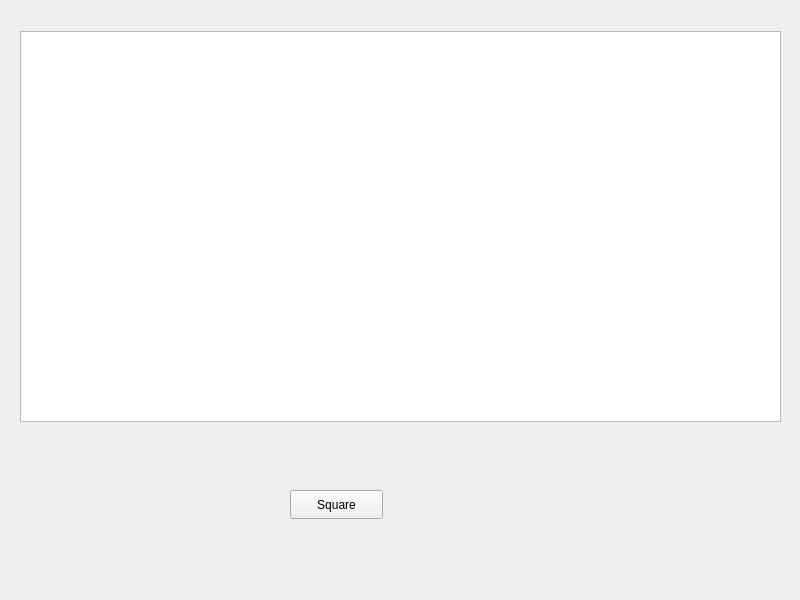
<?xml version="1.0" encoding="UTF-8"?>
<ui version="4.0">
 <class>Paint</class>
 <widget class="QWidget" name="Paint">
  <property name="geometry">
   <rect>
    <x>0</x>
    <y>0</y>
    <width>800</width>
    <height>600</height>
   </rect>
  </property>
  <property name="windowTitle">
   <string>Paint</string>
  </property>
  <widget class="QGraphicsView" name="graphicsView">
   <property name="geometry">
    <rect>
     <x>20</x>
     <y>31</y>
     <width>761</width>
     <height>391</height>
    </rect>
   </property>
  </widget>
  <widget class="QPushButton" name="pushButton">
   <property name="geometry">
    <rect>
     <x>290</x>
     <y>490</y>
     <width>93</width>
     <height>29</height>
    </rect>
   </property>
   <property name="text">
    <string>Square</string>
   </property>
  </widget>
 </widget>
 <resources/>
 <connections/>
</ui>
